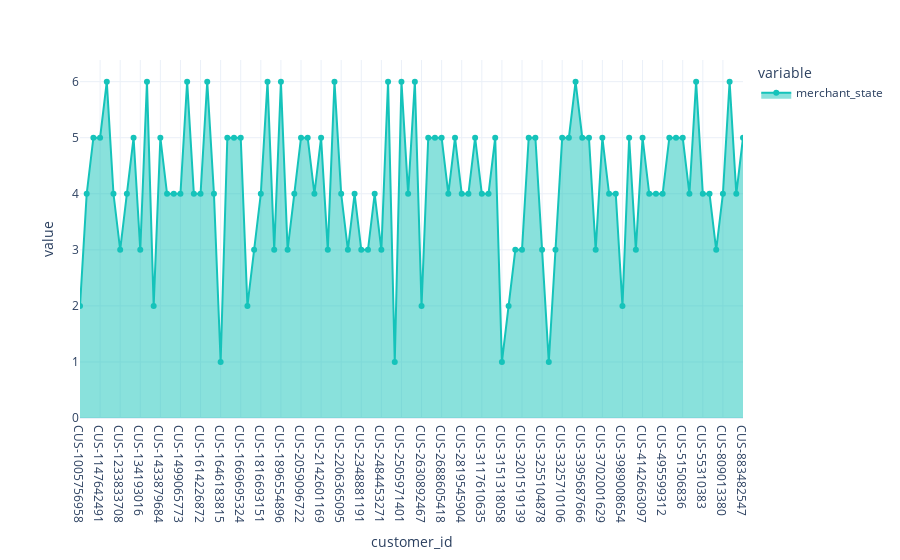

Source (notebook cell):
### Markdown cell above
❯❯ CUSTOMER AND MERCHANT LOCATION¶
❯❯❯ UNIQUE MERCHANT STATE ALLOCATIONS
Most of our customers have made purchases using merchants located in at least one state

this simply means that purchases have been assigned merchants located in multiple states

### Code cell
purchase_states = df.groupby(by=['customer_id','merchant_state']).agg('sum')[['amount']].reset_index().groupby('customer_id').agg('count')['merchant_state']
fig = px.area(purchase_states,
              markers=True,
              template='plotly_white',
              color_discrete_sequence=['#15C3BA'])
fig.show()

### Figure 1 — Plotly figure (JSON) as saved in the notebook; plotly's stock layout.template omitted (floating-point values rounded to 4 significant figures)
{"data": [{"fillpattern": {"shape": ""}, "hovertemplate": "variable=merchant_state<br>customer_id=%{x}<br>value=%{y}<extra></extra>", "legendgroup": "merchant_state", "line": {"color": "#15C3BA"}, "marker": {"symbol": "circle"}, "mode": "lines+markers", "name": "merchant_state", "orientation": "v", "showlegend": true, "stackgroup": "1", "type": "scatter", "x": ["CUS-1005756958", "CUS-1117979751", "CUS-1140341822", "CUS-1147642491", "CUS-1196156254", "CUS-1220154422", "CUS-1233833708", "CUS-1271030853", "CUS-127297539", "CUS-134193016", "CUS-134833760", "CUS-1388323263", "CUS-1433879684", "CUS-1462656821", "CUS-1478398256", "CUS-1499065773", "CUS-1604596597", "CUS-1609060617", "CUS-1614226872", "CUS-1617121891", "CUS-164374203", "CUS-1646183815", "CUS-1646621553", "CUS-1654129794", "CUS-1669695324", "CUS-1739931018", "CUS-1790886359", "CUS-1816693151", "CUS-1842679196", "CUS-1892177589", "CUS-1896554896", "CUS-1928710999", "CUS-2031327464", "CUS-2059096722", "CUS-2083971310", "CUS-2110742437", "CUS-2142601169", "CUS-2155701614", "CUS-2178051368", "CUS-2206365095", "CUS-2283904812", "CUS-2317998716", "CUS-2348881191", "CUS-2370108457", "CUS-2376382098", "CUS-2484453271", "CUS-2487424745", "CUS-2500783281", "CUS-2505971401", "CUS-2599279756", "CUS-261674136", "CUS-2630892467", "CUS-2650223890", "CUS-2663907001", "CUS-2688605418", "CUS-2695611575", "CUS-2738291516", "CUS-2819545904", "CUS-2977593493", "CUS-3026014945", "CUS-3117610635", "CUS-3129499595", "CUS-3142625864", "CUS-3151318058", "CUS-3174332735", "CUS-3180318393", "CUS-3201519139", "CUS-3249305314", "CUS-325142416", "CUS-3255104878", "CUS-326006476", "CUS-331942311", "CUS-3325710106", "CUS-3336454548", "CUS-3378712515", "CUS-3395687666", "CUS-3431016847", "CUS-3462882033", "CUS-3702001629", "CUS-3716701010", "CUS-3904958894", "CUS-3989008654", "CUS-4023861240", "CUS-4123612273", "CUS-4142663097", "CUS-423725039", "CUS-443776336", "CUS-495599312", "CUS-497688347", "CUS-511326734", "CUS-51506836", "CUS-527400765", "CUS-537508723", "CUS-55310383", "CUS-586638664", "CUS-72755508", "CUS-809013380", "CUS-860700529", "CUS-880898248", "CUS-883482547"], "xaxis": "x", "y": [2, 4, 5, 5, 6, 4, 3, 4, 5, 3, 6, 2, 5, 4, 4, 4, 6, 4, 4, 6, 4, 1, 5, 5, 5, 2, 3, 4, 6, 3, 6, 3, 4, 5, 5, 4, 5, 3, 6, 4, 3, 4, 3, 3, 4, 3, 6, 1, 6, 4, 6, 2, 5, 5, 5, 4, 5, 4, 4, 5, 4, 4, 5, 1, 2, 3, 3, 5, 5, 3, 1, 3, 5, 5, 6, 5, 5, 3, 5, 4, 4, 2, 5, 3, 5, 4, 4, 4, 5, 5, 5, 4, 6, 4, 4, 3, 4, 6, 4, 5], "yaxis": "y"}], "layout": {"legend": {"title": {"text": "variable"}, "tracegroupgap": 0}, "margin": {"t": 60}, "xaxis": {"anchor": "y", "domain": [0, 1], "title": {"text": "customer_id"}}, "yaxis": {"anchor": "x", "domain": [0, 1], "title": {"text": "value"}}}}
